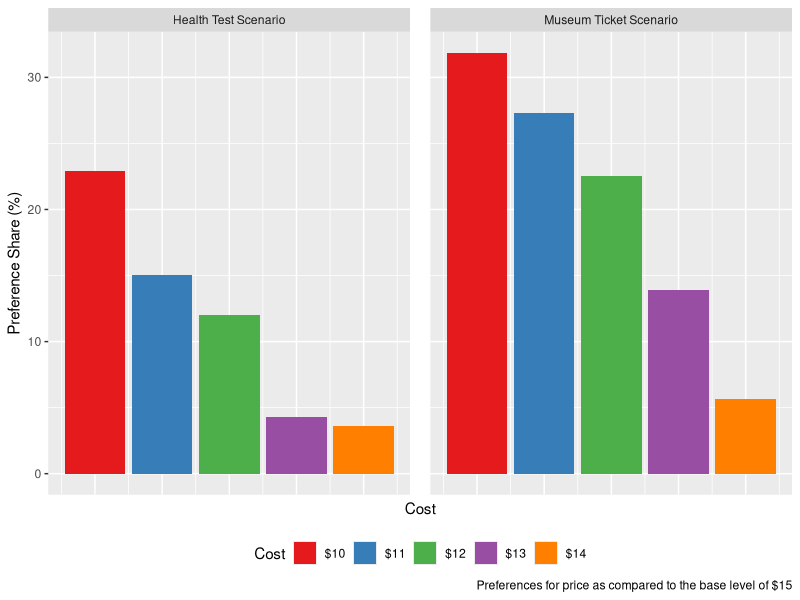

Here is the R script that generated this plot:

getwd()
setwd()

require(dplyr)
require(ggplot2)
require(tidyr)
require(scales)
require(readxl)
require(RColorBrewer)


MarketSharePrice <- read_excel("Price_Simulator.xlsx")

MarketSharePrice <- MarketSharePrice %>%
  mutate(cost_cat = factor(cost, levels = c(10, 11, 12, 13, 14), labels = c("$10", "$11", "$12", "$13", "$14"), ordered = TRUE))

ggplot(MarketSharePrice,aes(x = cost, y = ms, fill=factor(cost_cat))) +
  geom_bar(stat="identity") +
  #geom_errorbar(aes(ymin=mslb2, ymax=msub2), width=.1, color="black", position = position_dodge(width = 0.5)) +
  facet_grid(~scenario, scales = "free", space = "free") +
  scale_fill_brewer(palette = "Set1") +
  labs(x = "Cost",  
       y = "Preference Share (%)",  
       fill = "Cost",
       caption="Preferences for price as compared to the base level of $15")+
  theme(legend.position = "bottom", axis.text.x=element_blank(), axis.ticks.x =element_blank(), panel.spacing.x = unit(1, "lines")) 



